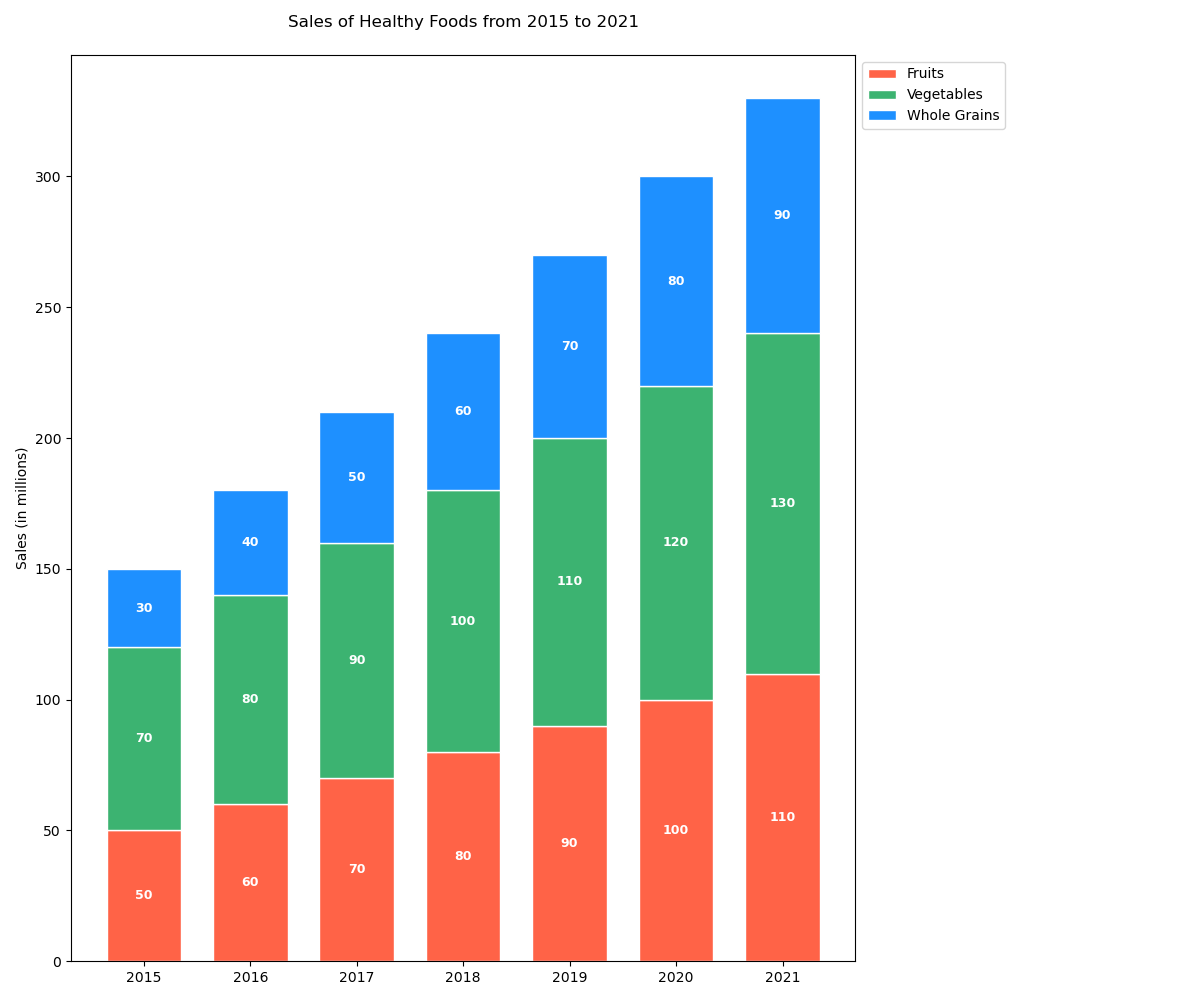

Generate this figure with Python:

import matplotlib.pyplot as plt

# Data
years = ['2015', '2016', '2017', '2018', '2019', '2020', '2021']
fruits = [50, 60, 70, 80, 90, 100, 110]
vegetables = [70, 80, 90, 100, 110, 120, 130]
whole_grains = [30, 40, 50, 60, 70, 80, 90]

# Plot
fig, ax = plt.subplots(figsize=(12, 10))

bar_width = 0.7

bars1 = ax.bar(years, fruits, width=bar_width, color='#FF6347', edgecolor='white', label='Fruits')
bars2 = ax.bar(years, vegetables, width=bar_width, bottom=fruits, color='#3CB371', edgecolor='white', label='Vegetables')
bars3 = ax.bar(years, whole_grains, width=bar_width, bottom=[i+j for i,j in zip(fruits, vegetables)], color='#1E90FF', edgecolor='white', label='Whole Grains')

# Labels and Title
ax.set_ylabel('Sales (in millions)')
ax.set_title('Sales of Healthy Foods from 2015 to 2021', pad=20)
ax.legend(loc='upper left', bbox_to_anchor=(1, 1))

# Adding numerical labels to each bar
def add_labels(bars):
    for bar in bars:
        height = bar.get_height()
        ax.annotate(f'{height}',
                    xy=(bar.get_x() + bar.get_width() / 2, bar.get_y() + height / 2),
                    xytext=(0, 0), 
                    textcoords='offset points',
                    ha='center', va='center', color='white', fontsize=9, fontweight='bold')

add_labels(bars1)
add_labels(bars2)
add_labels(bars3)

# Adjust layout to make room for the legend
plt.tight_layout(rect=[0, 0, 0.85, 1])

# Display the plot
plt.show()
